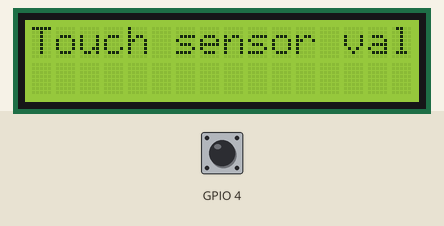
The sketch below on a simulated ESP32. Parts: 16×2 character LCD. The test bench sets the inputs (shaded band); at power-on: GPIO 4 HIGH. What the sketch prints to the serial monitor is not drawn.

Above: at 1.1 s.
At 2.2 s:
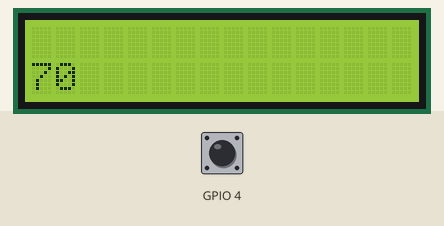
2.3 s: GPIO 4 pulled LOW for 3 s
At 5.7 s:
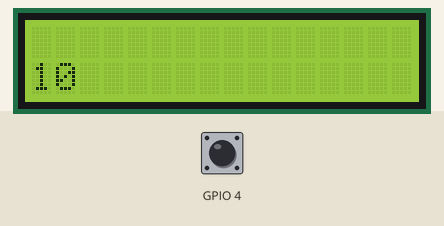
Timing chart, 0 to 7.2 s (numbered marks = the images above; inputs shaded):
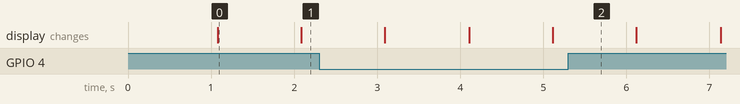

The sketch:

combinationforlcdi2.ino
```cpp
#include <LiquidCrystal_I2C.h>

// set the LCD number of columns and rows
int lcdColumns = 16;
int lcdRows = 2;

// set LCD address, number of columns and rows
// if you don't know your display address, run an I2C scanner sketch
LiquidCrystal_I2C lcd(0x27, lcdColumns, lcdRows);

void setup(){
  // initialize LCD
  lcd.init();
  // turn on LCD backlight
  lcd.backlight();
 Serial.begin(115200);
  delay(1000); // give me time to bring up serial monitor
  Serial.println("ESP32 Touch Test");
}

void loop(){
  // set cursor to first column, first row
  lcd.setCursor(0, 0);
  // print message
  lcd.print("Touch sensor value:");
  delay(1000);
  // clears the display to print new message
  lcd.clear();
  // set cursor to first column, second row
  lcd.setCursor(0,1);
  int i=touchRead(4);
  lcd.print(i);
  delay(1000);
  lcd.clear();
Serial.println(i);  // get value of Touch 0 pin = GPIO 4
  delay(1000);
}
```

Measured:
- what the display in image 0 shows lasts 1.0 s, from 1.1 s to 2.1 s
